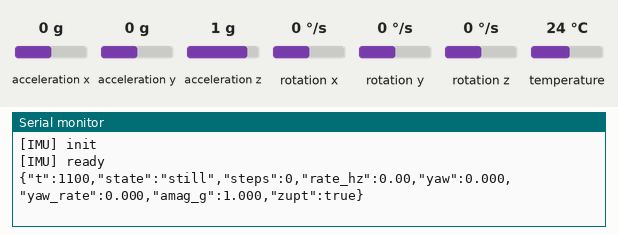
Bench run of a sketch on a simulated ESP32. On the bench: the last lines printed to the serial monitor. The test bench sets the inputs (shaded band); at power-on: acceleration x 0 g, acceleration y 0 g, acceleration z 1 g, rotation z 0 °/s, rotation x 0 °/s, rotation y 0 °/s, temperature 24 °C. Nothing arrives over Bluetooth unless stated; a phone connects over Bluetooth LE 3 s after start.

Above: at 1.3 s.
1.4 s: acceleration x set to -1.4 g
At 2.9 s:
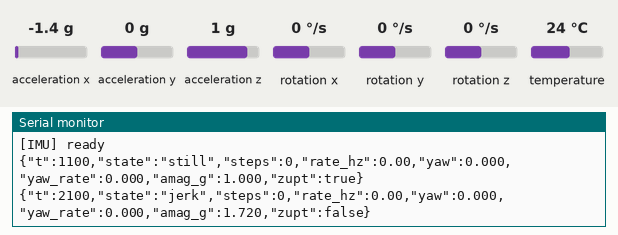
4.4 s: acceleration x set to 0 g
At 5.8 s:
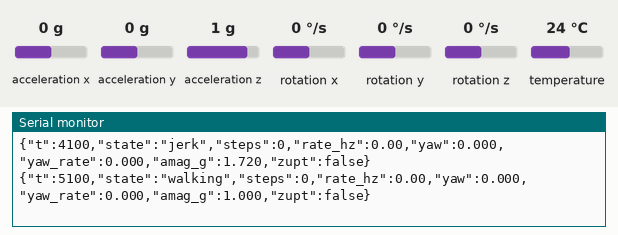
6.6 s: acceleration y set to -1.4 g
At 7.9 s:
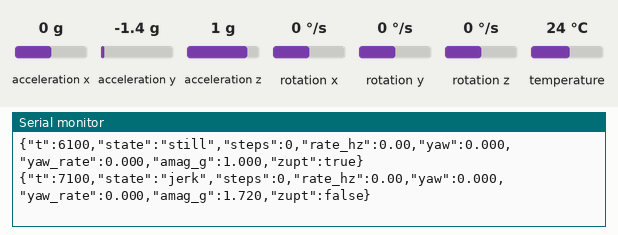
8.1 s: acceleration z set to -1.4 g
At 8.9 s:
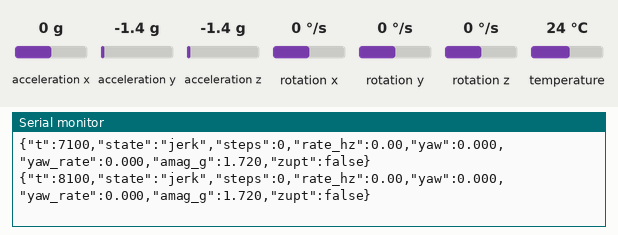
9.6 s: rotation z set to -192 °/s
At 10.8 s:
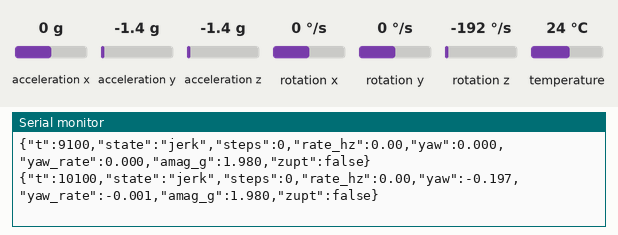
Timing chart, 0 to 12.1 s (numbered marks = the images above; inputs shaded):
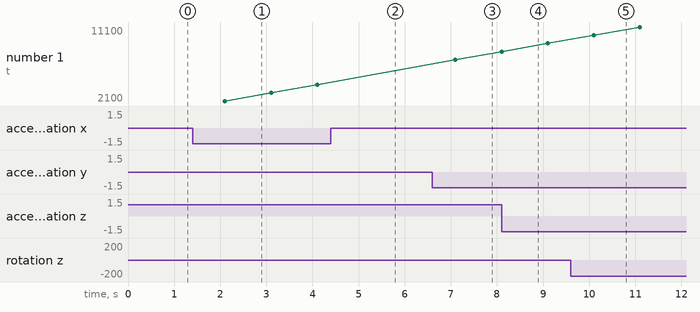

The sketch:

GuardianLink.ino
```cpp
#include <Arduino.h>
#include <BLEDevice.h>
#include <BLEUtils.h>
#include <BLEServer.h>

#include "ImuReader.h"
#include "MotionLogic.h"

#include <BLE2902.h>

// ===== UUIDs =====
#define SVC_UUID   "6e400001-0000-1000-8000-00805f9b34fb"
#define EVT_UUID   "6e400002-0000-1000-8000-00805f9b34fb"
#define RAW_UUID   "6e400003-0000-1000-8000-00805f9b34fb"
#define CTRL_UUID  "6e400004-0000-1000-8000-00805f9b34fb"

// ===== Data structs (packed, 20B) =====
struct __attribute__((packed)) Event {
  uint32_t t_ms;
  uint8_t  state;
  uint8_t  flags;
  uint16_t steps;
  int16_t  yaw_mrad;
  int16_t  yaw_rate_mrads;
  uint16_t amag_mg;
  uint16_t step_rate_mHz;
  uint16_t seq;
};

struct __attribute__((packed)) ImuRaw {
  uint32_t t_ms;
  int16_t  ax_mg, ay_mg, az_mg;
  int16_t  gx_mrads, gy_mrads, gz_mrads;
  uint16_t seq;
};

// ===== IMU/Motion =====
ImuReader   imu(50);     // ~20 Hz initial
MotionLogic motion(imu);

// ===== BLE globals =====
BLEServer*         gServer = nullptr;
BLECharacteristic* chEvent = nullptr;
BLECharacteristic* chRaw   = nullptr;
BLECharacteristic* chCtrl  = nullptr;

volatile bool gDeviceConnected = false;

enum Mode : uint8_t { EVENT_ONLY=0, RAW_BURST=1, RAW_CONT=2 };
Mode gMode = EVENT_ONLY;
uint32_t gBurstUntil = 0;
uint16_t gSeqEvent = 0, gSeqRaw = 0;

// ===== Server callbacks =====
class ServerCBs : public BLEServerCallbacks {
  void onConnect(BLEServer* pServer) override {
    gDeviceConnected = true;
    // Central may renegotiate MTU; we keep notifications <=20B so we're safe either way.
  }
  void onDisconnect(BLEServer* pServer) override {
    gDeviceConnected = false;
    pServer->getAdvertising()->start();
  }
};

// ===== CTRL write handler =====
class CtrlCBs : public BLECharacteristicCallbacks {
  void onWrite(BLECharacteristic* c) override {
    std::string v = std::string(c->getValue().c_str(), c->getValue().length());
    if (v.size() < 4) return;
    const uint8_t* p = (const uint8_t*)v.data();
    uint8_t mode = p[0], hz = p[1], secs = p[2], band = p[3];

    // Apply IMU sampling interval
    uint32_t intervalMs = (hz == 0) ? 100 : max(1, (int)roundf(1000.0f / hz));
    motion.setSamplingInterval(intervalMs);

    switch (mode) {
      case 0: gMode = EVENT_ONLY; break;
      case 1: gMode = RAW_BURST;  gBurstUntil = millis() + (uint32_t)secs*1000; break;
      case 2: gMode = RAW_CONT;   break;
      default: break;
    }

    // Optional: do something with band (0=Far,1=Near,2=Immediate)
    (void)band;
  }
};

void setup() {
  Serial.begin(115200);
  delay(100);

  if (!imu.begin()) {
    Serial.println("[ERR] IMU init failed");
  }
  motion.begin();

  // Quiet the IMU debug prints and slow JSON emission to 1 Hz
  imu.setPrinting(false);
  motion.setEmitInterval(1000);

  // ===== BLE init (ESP32 BLE Arduino) =====
  BLEDevice::init("KidWearable");                 // Device name
  gServer = BLEDevice::createServer();
  gServer->setCallbacks(new ServerCBs());

  BLEService* svc = gServer->createService(SVC_UUID);

  chEvent = svc->createCharacteristic(
    EVT_UUID, BLECharacteristic::PROPERTY_NOTIFY
  );
  chRaw = svc->createCharacteristic(
    RAW_UUID, BLECharacteristic::PROPERTY_NOTIFY
  );
  chCtrl = svc->createCharacteristic(
    CTRL_UUID, BLECharacteristic::PROPERTY_WRITE_NR | BLECharacteristic::PROPERTY_WRITE
  );
  chCtrl->setCallbacks(new CtrlCBs());

  // (Optional) Set CCCD descriptors automatically for notify chars
  chEvent->addDescriptor(new BLE2902());
  chRaw->addDescriptor(new BLE2902());

  svc->start();

  BLEAdvertising* adv = gServer->getAdvertising();
  adv->addServiceUUID(SVC_UUID);
  adv->setScanResponse(true);
  adv->setMinPreferred(0x06);  // iOS connection params hints
  adv->setMinPreferred(0x12);
  adv->start();

  // Power level if needed (0..7); default is fine:
  // BLEDevice::setPower(ESP_PWR_LVL_P7);
}

static inline void notifyEvent() {
  if (!gDeviceConnected) return;

  MotionOut o = motion.last();
  Event e{};
  e.t_ms           = millis();
  e.state          = (uint8_t)o.state;
  e.flags          = (o.zupt ? 0x01 : 0x00) | ((gMode!=EVENT_ONLY) ? 0x02 : 0x00);
  e.steps          = o.steps;
  e.yaw_mrad       = (int16_t)lroundf(o.yawRad * 1000.0f);
  e.yaw_rate_mrads = (int16_t)lroundf(o.yawRateRad * 1000.0f);
  e.amag_mg        = (uint16_t)lroundf(o.accelMagG * 1000.0f);
  e.step_rate_mHz  = (uint16_t)lroundf(o.stepRateHz * 1000.0f);
  e.seq            = ++gSeqEvent;

  chEvent->setValue((uint8_t*)&e, sizeof(e));
  chEvent->notify();  // <= 20B payload (safe under default MTU 23)
}

static inline void notifyRawOne() {
  if (!gDeviceConnected) return;

  auto s = imu.last();
  if (!s.valid) return;

  ImuRaw r{};
  r.t_ms = millis();
  r.ax_mg = (int16_t)lroundf(s.accel.x / 9.80665f * 1000.0f);
  r.ay_mg = (int16_t)lroundf(s.accel.y / 9.80665f * 1000.0f);
  r.az_mg = (int16_t)lroundf(s.accel.z / 9.80665f * 1000.0f);
  r.gx_mrads = (int16_t)lroundf(s.gyro.x * 1000.0f);
  r.gy_mrads = (int16_t)lroundf(s.gyro.y * 1000.0f);
  r.gz_mrads = (int16_t)lroundf(s.gyro.z * 1000.0f);
  r.seq = ++gSeqRaw;

  chRaw->setValue((uint8_t*)&r, sizeof(r));
  chRaw->notify(); // 20B, safe
}

void loop() {
  motion.update();  // runs IMU + logic, non-blocking

  static uint32_t lastEvt = 0, lastRaw = 0;
  uint32_t now = millis();

  // Event stream @ ~0.5 Hz (2000 ms) — tune to taste
  if (now - lastEvt >= 2000) {
    notifyEvent();
    lastEvt = now;
  }

  // Raw stream control
  bool rawOn = (gMode == RAW_CONT) || (gMode == RAW_BURST && now < gBurstUntil);
  if (gMode == RAW_BURST && now >= gBurstUntil) {
    gMode = EVENT_ONLY;
  }

  // Send raw samples @ ~50 Hz (20 ms) when enabled
  if (rawOn && (now - lastRaw >= 20)) {
    notifyRawOne();        // single 20B sample; batching added later
    lastRaw = now;
  }
}
```

ImuReader.cpp
```cpp
#include "ImuReader.h"

bool ImuReader::begin() {
  Serial.println("[IMU] init");
  if (!_mpu.begin()) {
    Serial.println("[IMU] Failed to find MPU6050 chip");
    return false;
  }
  _mpu.setAccelerometerRange(MPU6050_RANGE_8_G);
  _mpu.setGyroRange(MPU6050_RANGE_500_DEG);
  _mpu.setFilterBandwidth(MPU6050_BAND_21_HZ);
  _last = millis();
  Serial.println("[IMU] ready");
  return true;
}

void ImuReader::update() {
  const uint32_t now = millis();
  if (now - _last < _interval) return;
  _last = now;

  // Simplest + most robust with Adafruit driver: fetch once, ignore temp.
  sensors_event_t a, g, temp_ignored;
  _mpu.getEvent(&a, &g, &temp_ignored);

  _sample.accel = a.acceleration; // m/s^2
  _sample.gyro  = g.gyro;         // rad/s
  _sample.valid = true;

  if (_print) {
    Serial.print("[IMU] Acc (m/s^2) X:"); Serial.print(_sample.accel.x);
    Serial.print(" Y:"); Serial.print(_sample.accel.y);
    Serial.print(" Z:"); Serial.println(_sample.accel.z);

    Serial.print("[IMU] Gyr (rad/s)  X:"); Serial.print(_sample.gyro.x);
    Serial.print(" Y:"); Serial.print(_sample.gyro.y);
    Serial.print(" Z:"); Serial.println(_sample.gyro.z);
    Serial.println();
  }
}

void ImuReader::setIntervalMs(uint32_t ms) { _interval = ms; }
```

ImuReader.h
```cpp
#pragma once
#include <Arduino.h>
#include <Wire.h>
#include <Adafruit_MPU6050.h>
#include <Adafruit_Sensor.h>

struct ImuSample {
  sensors_vec_t accel;  // m/s^2
  sensors_vec_t gyro;   // rad/s
  bool valid = false;
};

class ImuReader {
public:
  explicit ImuReader(uint32_t intervalMs = 500)
  : _interval(intervalMs) {}

  bool begin();
  void update();
  ImuSample last() const { return _sample; }

  // Optional: control printing from outside
  void setPrinting(bool enabled) { _print = enabled; }
  void setIntervalMs(uint32_t ms);

private:
  Adafruit_MPU6050 _mpu;
  uint32_t _interval;
  uint32_t _last = 0;
  bool _print = true;

  ImuSample _sample;
};
```

MotionLogic.cpp
```cpp
#include "MotionLogic.h"

void MotionLogic::begin() {
  _tPrev = millis();
  _lastEmit = _tPrev;
  _stillSince = _tPrev;
}

void MotionLogic::setSamplingInterval(uint32_t ms) {
  _imu.setIntervalMs(ms);
}

void MotionLogic::update() {
  _imu.update();
  uint32_t now = millis();
  float dt = (now - _tPrev) * 1e-3f;
  if (dt <= 0) { _tPrev = now; return; }

  auto s = _imu.last();
  if (!s.valid) { _tPrev = now; return; }

  // accel magnitude (in g), smooth
  float ax = s.accel.x / 9.80665f;
  float ay = s.accel.y / 9.80665f;
  float az = s.accel.z / 9.80665f;
  float amag = sqrtf(ax*ax + ay*ay + az*az);
  _accelMagSmoothed = _cfg.accelAlpha * amag + (1.f - _cfg.accelAlpha) * _accelMagSmoothed;

  // Calibrate gyro bias when clearly still
  calibrateIfStill(s, now);

  // Integrate yaw (remove bias)
  integrateYaw(s, dt);

  // Update motion state + step detection
  updateState(s, now);

  // Emit JSON snapshot at a steady rate
  maybeEmit(now);

  _tPrev = now;
}

void MotionLogic::calibrateIfStill(const ImuSample& s, uint32_t now) {
  // Check stillness without enforcing hold (quick check)
  float gz = s.gyro.z; // rad/s
  float gx = s.gyro.x, gy = s.gyro.y;
  float gnorm = sqrtf(gx*gx + gy*gy + gz*gz);
  float amag = _accelMagSmoothed;

  bool still = (gnorm < _cfg.gyroStillRad) && (fabsf(amag - 1.0f) < _cfg.accelStillG);

  static float biasAcc = 0.0f;
  static uint16_t biasN = 0;

  if (still) {
    // slow-track bias while still
    biasAcc += s.gyro.z;
    biasN++;
    if (biasN >= 100) {                 // ~100 samples of stillness
      _gyroBiasZ = biasAcc / (float)biasN;
      _calDone = true;
      // keep tracking slowly to adapt
      biasAcc *= 0.9f; biasN = (uint16_t)(biasN * 0.9f);
    }
  } else {
    // decay memory
    biasAcc *= 0.99f; if (biasN) biasN--;
  }
}

void MotionLogic::integrateYaw(const ImuSample& s, float dt) {
  float wz = s.gyro.z - _gyroBiasZ;
  // Track very slow bias wander
  _gyroBiasZ = (1.f - _cfg.yawAlpha) * _gyroBiasZ + _cfg.yawAlpha * s.gyro.z;

  _out.yawRateRad = wz;
  _out.yawRad += wz * dt;
  // bound to [-pi, pi] optional
  if (_out.yawRad > PI) _out.yawRad -= 2*PI;
  else if (_out.yawRad < -PI) _out.yawRad += 2*PI;
}

bool MotionLogic::isStill(const ImuSample& s, uint32_t now, bool markHold) {
  float gx = s.gyro.x, gy = s.gyro.y, gz = s.gyro.z;
  float gnorm = sqrtf(gx*gx + gy*gy + gz*gz);
  bool still = (gnorm < _cfg.gyroStillRad) && (fabsf(_accelMagSmoothed - 1.0f) < _cfg.accelStillG);

  if (!markHold) return still;

  if (still) {
    if (now - _stillSince >= _cfg.stillHoldMs) return true;
    // else still counting
  } else {
    _stillSince = now;
  }
  return false;
}

bool MotionLogic::maybeStep(uint32_t now, float accelMagG) {
  static float lastVal = 1.0f;
  static bool armed = true;

  // Simple peak detection around 1g
  bool peak = (accelMagG > _cfg.stepMinPeakG) && armed;
  bool stepped = false;

  if (peak) {
    uint32_t isi = now - _lastStepMs;
    if (isi >= _cfg.stepMinISI && isi <= _cfg.stepMaxISI) {
      _out.steps++;
      _lastStepMs = now;
      // EWMA step rate
      float rate = 1000.0f / max<uint32_t>(isi, 1);
      _stepRateEwma = 0.3f * rate + 0.7f * _stepRateEwma;
      stepped = true;
    } else if (isi > _cfg.stepMaxISI) {
      _lastStepMs = now;
      _stepRateEwma *= 0.8f;
    }
    armed = false;  // wait to go below 1g before next peak
  } else if (accelMagG < 1.0f) {
    armed = true;
  }

  lastVal = accelMagG;
  return stepped;
}

void MotionLogic::updateState(const ImuSample& s, uint32_t now) {
  _out.accelMagG = _accelMagSmoothed;
  _out.zupt = false;

  // Zero-velocity update if fully still for hold time
  bool heldStill = isStill(s, now, /*markHold*/true);
  if (heldStill) {
    _out.zupt = true;
  }

  // Steps & cadence
  bool tookStep = maybeStep(now, _accelMagSmoothed);

  // Classify state
  if (heldStill) {
    _out.state = MotionState::Still;
    _stepRateEwma *= 0.8f;
  } else {
    // rough gating by cadence
    if (_stepRateEwma >= 2.5f) _out.state = MotionState::Running;   // > 2.5 Hz
    else if (_stepRateEwma >= 0.9f) _out.state = MotionState::Walking; // ~1..2.5 Hz
    else {
      // sudden spikes without cadence = jerk
      if (fabsf(_accelMagSmoothed - 1.0f) > 0.25f) _out.state = MotionState::Jerk;
      else _out.state = MotionState::Walking; // soft default if moving but low cadence
    }
  }

  _out.stepRateHz = _stepRateEwma;
}

void MotionLogic::maybeEmit(uint32_t now) {
  if (now - _lastEmit < _cfg.emitEveryMs) return;
  _lastEmit = now;
  emitJson();
}

static const char* stateToStr(MotionState s) {
  switch (s) {
    case MotionState::Still: return "still";
    case MotionState::Walking: return "walking";
    case MotionState::Running: return "running";
    case MotionState::Jerk: return "jerk";
    default: return "unknown";
  }
}

void MotionLogic::emitJson() {
  Serial.print(F("{\"t\":"));            Serial.print(millis());
  Serial.print(F(",\"state\":\""));      Serial.print(stateToStr(_out.state)); Serial.print(F("\""));
  Serial.print(F(",\"steps\":"));        Serial.print(_out.steps);
  Serial.print(F(",\"rate_hz\":"));      Serial.print(_out.stepRateHz, 2);
  Serial.print(F(",\"yaw\":"));          Serial.print(_out.yawRad, 3);
  Serial.print(F(",\"yaw_rate\":"));     Serial.print(_out.yawRateRad, 3);
  Serial.print(F(",\"amag_g\":"));       Serial.print(_out.accelMagG, 3);
  Serial.print(F(",\"zupt\":"));         Serial.print(_out.zupt ? F("true") : F("false"));
  Serial.println(F("}"));
}
```

MotionLogic.h
```cpp
#pragma once
#include <Arduino.h>
#include "ImuReader.h"

// Tunables (start here, tweak in field tests)
struct MotionCfg {
  float gyroStillRad = 0.08f;      // |ω| below this → still (rad/s)
  float accelStillG  = 0.05f;      // |a|-1g below this → still
  uint32_t stillHoldMs = 800;      // must satisfy for this long

  // Step detection (walk/run)
  float stepMinPeakG = 1.12f;      // peak threshold (after smoothing)
  uint16_t stepMinISI = 250;       // min time between steps (ms)
  uint16_t stepMaxISI = 1200;      // max time (older than this resets)

  // Filters
  float accelAlpha = 0.2f;         // EWMA for accel magnitude smoothing
  float yawAlpha   = 0.02f;        // LPF on gyro yaw bias track

  // Output cadence
  uint32_t emitEveryMs = 200;      // JSON output rate
};

enum class MotionState : uint8_t {
  Unknown = 0, Still, Walking, Running, Jerk
};

struct MotionOut {
  MotionState state = MotionState::Unknown;
  uint32_t steps = 0;
  float stepRateHz = 0.0f;         // steps per second, EWMA
  float yawRad = 0.0f;             // integrated heading (relative)
  float yawRateRad = 0.0f;         // instantaneous yaw rate
  float accelMagG = 1.0f;          // |a| in g (smoothed)
  bool  zupt = false;              // zero-velocity update true this tick
};

class MotionLogic {
public:
  MotionLogic(ImuReader& imu, const MotionCfg& cfg = {}) :
    _imu(imu), _cfg(cfg) {}

  void begin();
  void update();              // call in loop()
  const MotionOut& last() const { return _out; }

  // Optional: change output cadence or thresholds at runtime
  void setEmitInterval(uint32_t ms) { _cfg.emitEveryMs = ms; }
  void setSamplingInterval(uint32_t ms); // forward to ImuReader

private:
  ImuReader& _imu;
  MotionCfg _cfg;
  MotionOut _out;

  // Calibration / bias
  bool _calDone = false;
  float _gyroBiasZ = 0.0f;

  // Timing
  uint32_t _tPrev = 0;
  uint32_t _lastEmit = 0;
  uint32_t _stillSince = 0;

  // Step detection
  uint32_t _lastStepMs = 0;
  float _stepRateEwma = 0.0f;

  // Filters
  float _accelMagSmoothed = 1.0f;

  // Helpers
  void calibrateIfStill(const ImuSample& s, uint32_t now);
  void integrateYaw(const ImuSample& s, float dt);
  void updateState(const ImuSample& s, uint32_t now);
  void maybeEmit(uint32_t now);
  bool maybeStep(uint32_t now, float accelMagG);
  bool isStill(const ImuSample& s, uint32_t now, bool markHold);
  void emitJson();
};
```

Siren.cpp
```cpp
#include "Siren.h"
```

Source omitted: Siren.h (3481 bytes)

Measured:
- after the input at 1.4 s, the serial monitor: prints a new line after 0.70 s (image 1)
- after the input at 4.4 s, the serial monitor: prints a new line after 0.70 s (image 2)
- after the input at 6.6 s, the serial monitor: prints a new line after 0.50 s (image 3)
- after the input at 9.6 s, the serial monitor: prints a new line after 0.50 s (image 5)
